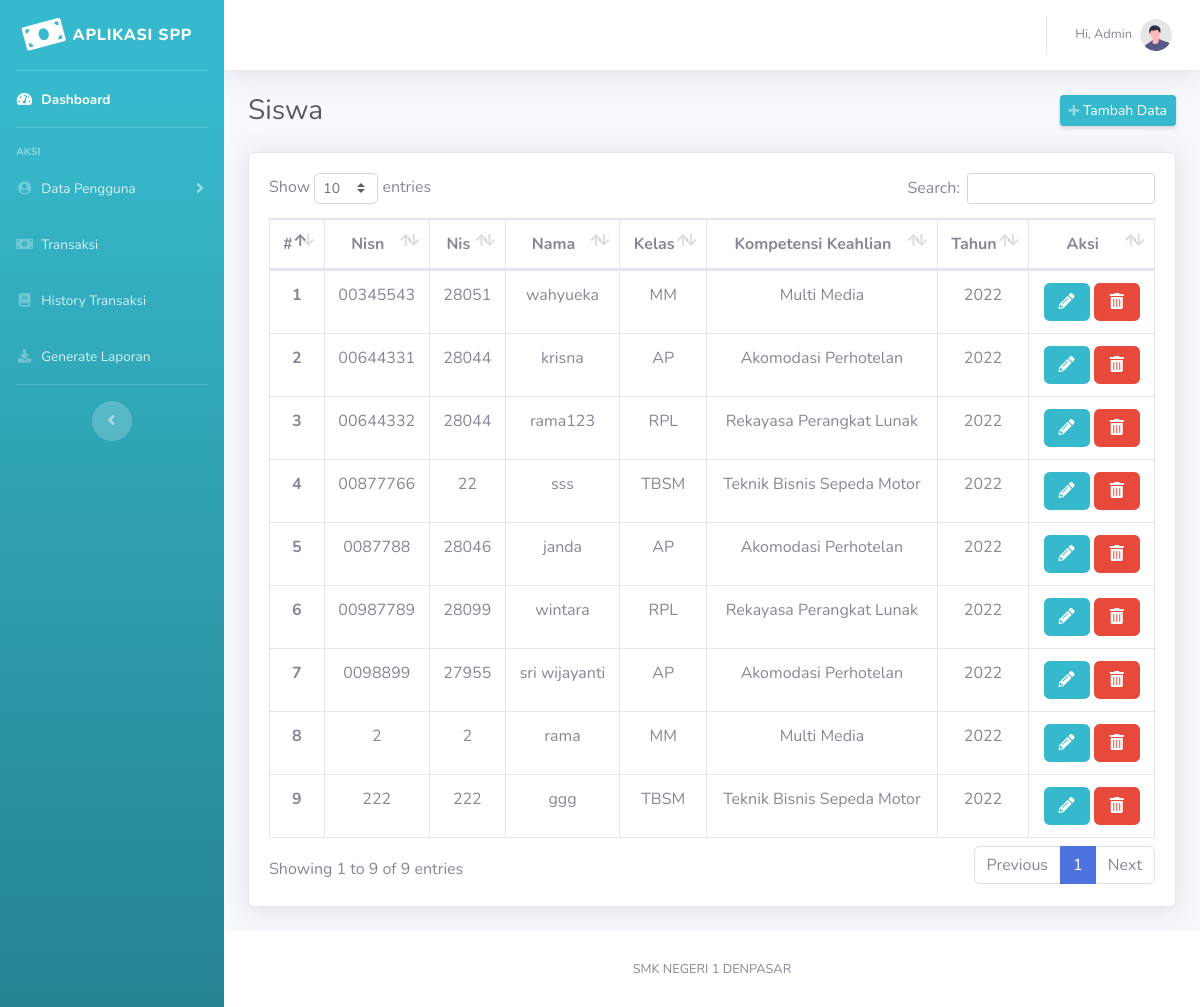
Screenshot of /views/component/siswa/data-siswa.php (signed in) with the database file from the repository.
### tables this page shows
CREATE TABLE `tb_siswa` (
  `nisn` varchar(10) NOT NULL,
  `nis` char(8) NOT NULL,
  `nama` varchar(35) NOT NULL,
  `id_kelas` int(11) NOT NULL,
  `alamat` text NOT NULL,
  `no_telp` varchar(13) NOT NULL,
  `id_spp` int(11) NOT NULL
);

CREATE TABLE `tb_kelas` (
  `id_kelas` int(11) NOT NULL,
  `nama_kelas` varchar(10) NOT NULL,
  `kompetensi_keahlian` varchar(50) NOT NULL
);

CREATE TABLE `tb_spp` (
  `id_spp` int(11) NOT NULL,
  `tahun` int(11) NOT NULL,
  `nominal` int(11) NOT NULL
);

### utils/Databases.php (called while the page is built, shortened)
<?php
class Databases{
    private static $host = 'localhost';
    private static $user = 'root';
    private static $pass = 'root';
    private static $db = 'aplikasi_spp';
    public static function connection()
    {
        $conn = new mysqli(self::$host, self::$user, self::$pass, self::$db);
        return $conn;
    }
    public static function query($query)
    {
        $conn = self::connection();
        $queryRun = mysqli_query($conn, $query) or die(mysqli_errno($conn));
        return $queryRun;
    }
    public static function fetchAll($query){
        $query = self::query($query);
        $data = mysqli_fetch_all($query, MYSQLI_ASSOC);
        return $data;
    }
}

### views/component/siswa/data-siswa.php (the view, shortened to what this page needs)
<?php include_once '../templates/sidebar.php' ?>
<?php include_once '../templates/navbar.php';
?>
<div class="container-fluid">
    <div class="d-sm-flex align-items-center justify-content-between mb-4">
        <h1 class="h3 mb-0 text-gray-800">Siswa</h1>
        <a href="tambah-siswa.php" class="d-none d-sm-inline-block btn btn-sm btn-info shadow-sm"><i class="fas fa-plus fa-sm text-white-50"></i> Tambah Data</a>
    </div>
    <div class="card shadow mb-4">
        <div class="card-body">
            <div class="table-responsive">
            <table class="table table-bordered" id="dataTable">
        <thead>
            <tr class="text-center">
                <th scope="col">#</th>
                <th scope="col">Nisn</th>
                <th scope="col">Nis</th>
                <th scope="col">Nama</th>
                <th scope="col">Kelas</th>
                <th scope="col">Kompetensi Keahlian</th>
                <th scope="col">Tahun</th>
                <th scope="col" class="text-center">Aksi</th>
            </tr>
        </thead>
            <tbody>
            <?php
                $no = 1;
                $lihat = Databases::fetchAll("Call data_siswa()");
                foreach ($lihat as $l) {
                ?>
                <tr class="text-center">
                    <th scope="row"> <?php echo $no++; ?></th>
                    <td><?php echo $l['nisn']; ?></td>
                    <td><?php echo $l['nis']; ?></td>
                    <td><?php echo $l['nama']; ?></td>
                    <td><?php echo $l['nama_kelas']; ?></td>
                    <td><?php echo $l['kompetensi_keahlian']; ?></td>
                    <td><?php echo $l['tahun']; ?></td>
                    <td class="text-center"><a href="" class="btn btn-info" data-toggle="modal" data-target="#editModal<?= $l['nisn'] ?>"><i class="fas fa-fw fa-pencil-alt"></i></a>
                        <a href="" class="btn btn-danger" data-toggle="modal" data-target="#hapusModal<?= $l['nisn'] ?>"><i class="fas fa-fw fa-trash-alt"></i></a>
                    </td>
                </tr>
        <?php } ?>
            </tbody>
        </table>
            </div>
        </div>
    </div>
</div>
<?php include_once '../templates/footer.php' ?>

### views/component/templates/sidebar.php (shortened to what this page needs)
<!DOCTYPE html>
<html lang="en">
<head>
    <link href="../../../vendor/fontawesome-free/css/all.min.css" rel="stylesheet" type="text/css">
    <link href="../../../assets/css/sb-admin-2.min.css" rel="stylesheet">
    <link rel="stylesheet" href="../../../vendor/datatables/dataTables.bootstrap4.css">
    <link rel="stylesheet" href="../../../vendor/datatables/dataTables.bootstrap4.min.css">
</head>
<body id="page-top" class="d-flex flex-column min-vh-100">
    <div id="wrapper">
        <ul class="navbar-nav bg-gradient-info sidebar sidebar-dark accordion" id="accordionSidebar">
            <a class="sidebar-brand d-flex align-items-center justify-content-center" href="../dashboard/dashboard.php">
                <div class="sidebar-brand-icon rotate-n-15">
                    <i class="fas fa-money-bill"></i>
                </div>
                <div class="sidebar-brand-text mx-2">APLIKASI SPP</div>
            </a>
            <hr class="sidebar-divider my-0">
            <li class="nav-item active">
                <a class="nav-link" href="../dashboard/dashboard.php">
                    <i class="fas fa-fw fa-tachometer-alt"></i>
                    <span>Dashboard</span></a>
            </li>
            <hr class="sidebar-divider">
            <div class="sidebar-heading">
                Aksi
            </div>
            <?php if($_SESSION['level'] == 'admin') : ?>
            <li class="nav-item">
                <a class="nav-link collapsed" href="#" data-toggle="collapse" data-target="#collapsePages" aria-expanded="true" aria-controls="collapsePages">
                    <i class="fas fa-fw fa-user-circle"></i>
                    <span>Data Pengguna</span>
                </a>
            </li>
            <?php endif;?>
            <?php if($_SESSION['level'] == 'admin' || $_SESSION['level'] == 'petugas') : ?>
            <li class="nav-item">
                <a class="nav-link" href="../transaksi/transaksi.php">
                    <i class="fas fa-fw fa-money-bill-alt"></i>
                    <span>Transaksi</span></a>
            </li>
            <?php endif; ?>
            <li class="nav-item">
                <a class="nav-link" href="../transaksi/history-transaksi.php">
                    <i class="fas fa-fw fa-book"></i>
                    <span>History Transaksi</span></a>
                </li>
            <?php if($_SESSION['level'] == 'admin') : ?>
                <li class="nav-item">
                <a class="nav-link" href="../transaksi/generate-laporan.php">
                    <i class="fas fa-fw fa-download"></i>
                    <span>Generate Laporan</span></a>
                </li>
            <?php endif;?>
            <hr class="sidebar-divider d-none d-md-block">
            <div class="text-center d-none d-md-inline">
                <button class="rounded-circle border-0" id="sidebarToggle"></button>
            </div>
        </ul>

### views/component/templates/navbar.php (shortened to what this page needs)
<div id="content-wrapper" class="d-flex flex-column">
<div id="content">
    <nav class="navbar navbar-expand navbar-light bg-white topbar mb-4 static-top shadow">
        <ul class="navbar-nav ml-auto">
            <li class="nav-item dropdown no-arrow">
                <a class="nav-link dropdown-toggle" href="#" id="userDropdown" role="button" data-toggle="dropdown" aria-haspopup="true" aria-expanded="false">
                    <span class="mr-2 d-none d-lg-inline text-gray-600 small">Hi, <?php echo ucwords($_SESSION['username']); ?></span>
                    <img class="img-profile rounded-circle" src="../../../assets/img/undraw_profile.svg">
                </a>
            </li>
        </ul>
    </nav>

### views/component/templates/footer.php (shortened to what this page needs)
</div>
    <footer class="sticky-footer bg-white">
                <div class="container my-auto">
                    <div class="copyright text-center my-auto">
                        <span>SMK NEGERI 1 DENPASAR</span>
                    </div>
                </div>
            </footer>
        </div>
    </div>
</body>
</html>

### rows the page displays
tb_siswa: nisn "00345543", nis "28051", nama "wahyueka", id_kelas.nama_kelas "MM", id_kelas.kompetensi_keahlian "Multi Media", id_spp.tahun "2022"
tb_siswa: nisn "00644331", nis "28044", nama "krisna", id_kelas.nama_kelas "AP", id_kelas.kompetensi_keahlian "Akomodasi Perhotelan", id_spp.tahun "2022"
tb_siswa: nisn "00644332", nis "28044", nama "rama123", id_kelas.nama_kelas "RPL", id_kelas.kompetensi_keahlian "Rekayasa Perangkat Lunak", id_spp.tahun "2022"
tb_siswa: nisn "00877766", nis "22", nama "sss", id_kelas.nama_kelas "TBSM", id_kelas.kompetensi_keahlian "Teknik Bisnis Sepeda Motor", id_spp.tahun "2022"
tb_siswa: nisn "0087788", nis "28046", nama "janda", id_kelas.nama_kelas "AP", id_kelas.kompetensi_keahlian "Akomodasi Perhotelan", id_spp.tahun "2022"
tb_siswa: nisn "00987789", nis "28099", nama "wintara", id_kelas.nama_kelas "RPL", id_kelas.kompetensi_keahlian "Rekayasa Perangkat Lunak", id_spp.tahun "2022"
tb_siswa: nisn "0098899", nis "27955", nama "sri wijayanti", id_kelas.nama_kelas "AP", id_kelas.kompetensi_keahlian "Akomodasi Perhotelan", id_spp.tahun "2022"
tb_siswa: nisn "2", nis "2", nama "rama", id_kelas.nama_kelas "MM", id_kelas.kompetensi_keahlian "Multi Media", id_spp.tahun "2022"
tb_siswa: nisn "222", nis "222", nama "ggg", id_kelas.nama_kelas "TBSM", id_kelas.kompetensi_keahlian "Teknik Bisnis Sepeda Motor", id_spp.tahun "2022"

### other values shown
$_SESSION['username'] "Admin"
